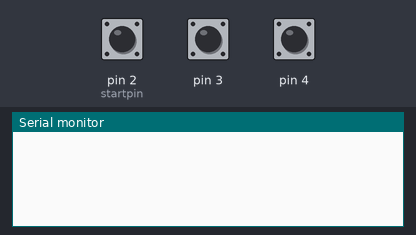
A sketch run on a simulated Arduino Uno, built with avr-gcc and run on an emulated ATmega328P. On the bench: the last lines printed to the serial monitor. Inputs (shaded band) come from the test bench; at power-on: pin 2 (startpin) HIGH, pin 3 HIGH, pin 4 HIGH.

Above: at 1.2 s.
1.3 s: pin 2 (startpin) pulled LOW for 0.15 s
At 2.6 s:
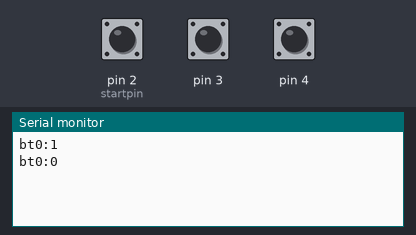
2.9 s: pin 3 pulled LOW for 0.15 s
At 3.6 s:
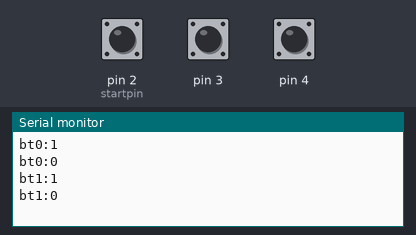
4.5 s: pin 4 pulled LOW for 0.15 s
At 5.1 s:
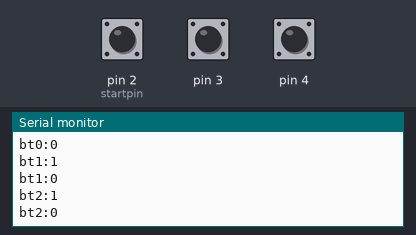
Timing chart, 0 to 7.5 s (numbered marks = the images above; inputs shaded):
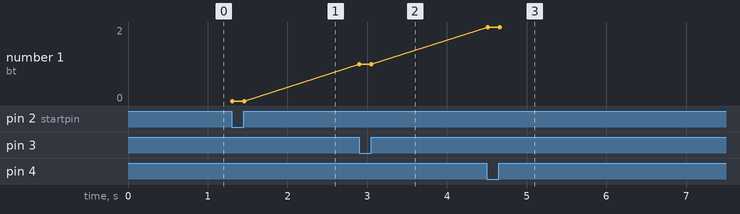

The sketch:

Serial_Comm_Processing_Tutorial_multi.ino
```cpp
int nbts = 3;
int startpin = 2;
int bts[3];
boolean btgs[3];


void setup() {
  Serial.begin(9600);
  for (int i = 0; i < nbts; i++) bts[i] = i + startpin;
  for (int i = 0; i < nbts; i++) btgs[i] = false;
  for (int i = 0; i < nbts; i++) pinMode(bts[i], INPUT_PULLUP);
}

void loop() {
  for (int i = 0; i < nbts; i++) {
    if (!btgs[i]) {
      if ( digitalRead(bts[i])==LOW ) {
        Serial.print("bt" + String(i) + ":");
        Serial.println(1);
        btgs[i] = true;
      }
    }
    else {
      if ( digitalRead(bts[i])==HIGH ) {
        Serial.print("bt" + String(i) + ":");
        Serial.println(0);
        btgs[i] = false;
      }
    }

  }
  delay(15);
}
```

Measured:
- after the input at 1.3 s, the serial monitor: prints a new line at once (image 1)
- after the input at 2.9 s, the serial monitor: prints a new line at once (image 2)
- after the input at 4.5 s, the serial monitor: prints a new line at once (image 3)
- plotted number 1: 1 → 2 after the input at 4.5 s
